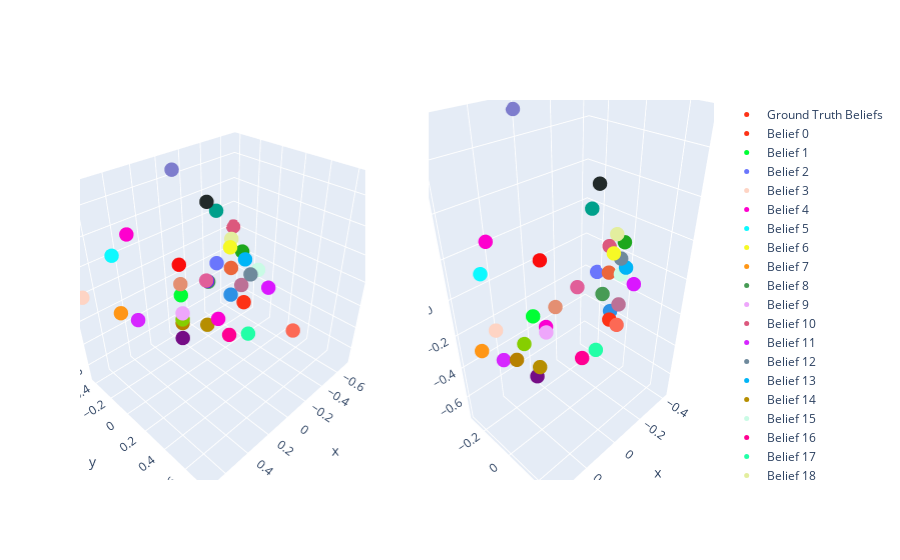

Notebook cell for this chart:
### Markdown cell above
## Visualization of regression results
We visualize the belief predictions in 3D, using the same PCA as before, and also do a 2D plot of the belief predictions.

### Code cell
belief_predictions_pca = vis_pca.transform(belief_predictions.reshape(-1, 5))

# now visualize in 3d
transformer_input_belief_indices_flattened = transformer_input_belief_indices.view(-1).cpu().numpy()
from plotly.subplots import make_subplots
from plotly import graph_objects as go

colors = px.colors.qualitative.Light24 + px.colors.qualitative.Dark24 + px.colors.qualitative.Plotly

fig = make_subplots(rows=1, cols=2, specs=[[{'type': 'scatter3d'}, {'type': 'scatter3d'}]])

# put the groundtruth simplex on the left
ground_truth_beliefs = list(msp_belief_index.keys())
ground_truth_belief_labels = list(msp_belief_index.values())
ground_truth_beliefs_pca = vis_pca.transform(ground_truth_beliefs)

fig.add_trace(go.Scatter3d(x=ground_truth_beliefs_pca[:, 0],
                           y=ground_truth_beliefs_pca[:, 1],
                           z=ground_truth_beliefs_pca[:, 2],
                           mode='markers',
                           marker=dict(size=5, color=[colors[i] for i in ground_truth_belief_labels], opacity=1),
                           name='Ground Truth Beliefs'),
              row=1, col=1)

# put the belief predictions on the right
for belief in msp_belief_index.keys():
    b = msp_belief_index[belief]
    relevant_indices = np.where(transformer_input_belief_indices_flattened == b)[0]
    relevant_data = belief_predictions_pca[relevant_indices]
    if len(relevant_data) > 0:
        centers_of_mass = np.mean(relevant_data, axis=0)
    
        fig.add_trace(go.Scatter3d(x=[centers_of_mass[0]],
                                y=[centers_of_mass[1]],
                                z=[centers_of_mass[2]],
                                mode='markers',
                                name=f'Belief {b}',
                                marker=dict(size=5, color=colors[b], opacity=1)),
                    row=1, col=2)
        
fig.show()

### Figure 1 — Plotly figure (JSON) as saved in the notebook; plotly's stock layout.template omitted (floating-point values rounded to 4 significant figures)
{"data": [{"marker": {"color": ["#FD3216", "#00FE35", "#6A76FC", "#FED4C4", "#FE00CE", "#0DF9FF", "#F6F926", "#FF9616", "#479B55", "#EEA6FB", "#DC587D", "#D626FF", "#6E899C", "#00B5F7", "#B68E00", "#C9FBE5", "#FF0092", "#22FFA7", "#E3EE9E", "#86CE00", "#BC7196", "#7E7DCD", "#FC6955", "#E48F72", "#2E91E5", "#E15F99", "#1CA71C", "#FB0D0D", "#DA16FF", "#222A2A", "#B68100", "#750D86", "#EB663B", "#511CFB", "#00A08B", "#FB00D1"], "opacity": 1, "size": 5}, "mode": "markers", "name": "Ground Truth Beliefs", "scene": "scene", "type": "scatter3d", "x": [-0.1768, 0.2357, -0.4714, 0.7071, 0.3536, 0.4714, -4.372e-16, 0.4714, -0.3536, 0.3536, -0.7071, 0.3536, -3.17e-16, -0.1768, 0.1768, -0.3536, -3.678e-16, -2.707e-16, -0.2357, 0.2828, -0.2828, -7.981e-16, -7.641e-17, 0.2828, -0.2357, 0.1768, -0.2828, 0.2357, -0.2357, -0.3536, 0.2357, -6.593e-16, -0.2357, -7.647e-17, -0.4714, 0.2357], "y": [0.2009, 0.01605, -0.3746, -0.4166, -0.3537, -0.3746, 0.2324, -0.3746, -0.3537, 0.1694, -0.4166, -0.3537, 0.4068, 0.2009, 0.2009, 0.1694, 0.2324, 0.4068, 0.01605, 0.0774, 0.0774, -0.2907, 0.7555, 0.0774, 0.01605, 0.2009, 0.0774, 0.01605, 0.3648, -0.3537, 0.01605, -0.2907, 0.01605, 0.01605, -0.3746, 0.3648], "z": [-0.1768, 4.17e-17, -0.2357, -5.328e-16, 0.3536, 0.2357, 0.3536, -0.2357, -0.3536, -2.734e-16, -5.363e-16, -0.3536, 0.2357, 0.1768, -0.1768, -2.751e-16, -0.3536, -0.2357, 0.2357, -0.1414, -0.1414, 0.7071, -1.388e-17, 0.1414, -0.2357, 0.1768, 0.1414, 0.2357, -1.88e-16, 0.3536, -0.2357, -0.7071, 2.782e-17, 2.782e-17, 0.2357, -1.869e-16]}, {"marker": {"color": "#FD3216", "opacity": 1, "size": 5}, "mode": "markers", "name": "Belief 0", "scene": "scene2", "type": "scatter3d", "x": [-0.1399], "y": [0.1152], "z": [-0.1742]}, {"marker": {"color": "#00FE35", "opacity": 1, "size": 5}, "mode": "markers", "name": "Belief 1", "scene": "scene2", "type": "scatter3d", "x": [0.2323], "y": [0.02255], "z": [0.002119]}, {"marker": {"color": "#6A76FC", "opacity": 1, "size": 5}, "mode": "markers", "name": "Belief 2", "scene": "scene2", "type": "scatter3d", "x": [-0.4117], "y": [-0.2078], "z": [-0.1855]}, {"marker": {"color": "#FED4C4", "opacity": 1, "size": 5}, "mode": "markers", "name": "Belief 3", "scene": "scene2", "type": "scatter3d", "x": [0.3867], "y": [-0.02096], "z": [-0.006268]}, {"marker": {"color": "#FE00CE", "opacity": 1, "size": 5}, "mode": "markers", "name": "Belief 4", "scene": "scene2", "type": "scatter3d", "x": [0.2795], "y": [-0.1823], "z": [0.2826]}, {"marker": {"color": "#0DF9FF", "opacity": 1, "size": 5}, "mode": "markers", "name": "Belief 5", "scene": "scene2", "type": "scatter3d", "x": [0.3605], "y": [-0.1206], "z": [0.1986]}, {"marker": {"color": "#F6F926", "opacity": 1, "size": 5}, "mode": "markers", "name": "Belief 6", "scene": "scene2", "type": "scatter3d", "x": [0.02948], "y": [0.2551], "z": [0.3091]}, {"marker": {"color": "#FF9616", "opacity": 1, "size": 5}, "mode": "markers", "name": "Belief 7", "scene": "scene2", "type": "scatter3d", "x": [0.3825], "y": [-0.1559], "z": [-0.2056]}, {"marker": {"color": "#479B55", "opacity": 1, "size": 5}, "mode": "markers", "name": "Belief 8", "scene": "scene2", "type": "scatter3d", "x": [-0.3947], "y": [-0.1485], "z": [-0.2926]}, {"marker": {"color": "#EEA6FB", "opacity": 1, "size": 5}, "mode": "markers", "name": "Belief 9", "scene": "scene2", "type": "scatter3d", "x": [0.255], "y": [0.1255], "z": [-0.00688]}, {"marker": {"color": "#DC587D", "opacity": 1, "size": 5}, "mode": "markers", "name": "Belief 10", "scene": "scene2", "type": "scatter3d", "x": [-0.41], "y": [-0.1301], "z": [0.005716]}, {"marker": {"color": "#D626FF", "opacity": 1, "size": 5}, "mode": "markers", "name": "Belief 11", "scene": "scene2", "type": "scatter3d", "x": [0.2811], "y": [-0.1497], "z": [-0.3241]}, {"marker": {"color": "#6E899C", "opacity": 1, "size": 5}, "mode": "markers", "name": "Belief 12", "scene": "scene2", "type": "scatter3d", "x": [-0.08047], "y": [0.2046], "z": [0.2181]}, {"marker": {"color": "#00B5F7", "opacity": 1, "size": 5}, "mode": "markers", "name": "Belief 13", "scene": "scene2", "type": "scatter3d", "x": [-0.1065], "y": [0.2124], "z": [0.1678]}, {"marker": {"color": "#B68E00", "opacity": 1, "size": 5}, "mode": "markers", "name": "Belief 14", "scene": "scene2", "type": "scatter3d", "x": [0.2835], "y": [0.1112], "z": [-0.1843]}, {"marker": {"color": "#C9FBE5", "opacity": 1, "size": 5}, "mode": "markers", "name": "Belief 15", "scene": "scene2", "type": "scatter3d", "x": [-0.2735], "y": [0.05983], "z": [-0.01201]}, {"marker": {"color": "#FF0092", "opacity": 1, "size": 5}, "mode": "markers", "name": "Belief 16", "scene": "scene2", "type": "scatter3d", "x": [0.05161], "y": [0.1283], "z": [-0.2784]}, {"marker": {"color": "#22FFA7", "opacity": 1, "size": 5}, "mode": "markers", "name": "Belief 17", "scene": "scene2", "type": "scatter3d", "x": [0.03185], "y": [0.19], "z": [-0.2018]}, {"marker": {"color": "#E3EE9E", "opacity": 1, "size": 5}, "mode": "markers", "name": "Belief 18", "scene": "scene2", "type": "scatter3d", "x": [-0.2053], "y": [0.07756], "z": [0.2304]}, {"marker": {"color": "#86CE00", "opacity": 1, "size": 5}, "mode": "markers", "name": "Belief 19", "scene": "scene2", "type": "scatter3d", "x": [0.2716], "y": [0.002003], "z": [-0.1351]}, {"marker": {"color": "#BC7196", "opacity": 1, "size": 5}, "mode": "markers", "name": "Belief 20", "scene": "scene2", "type": "scatter3d", "x": [-0.2301], "y": [0.09267], "z": [-0.1468]}, {"marker": {"color": "#7E7DCD", "opacity": 1, "size": 5}, "mode": "markers", "name": "Belief 21", "scene": "scene2", "type": "scatter3d", "x": [0.0125], "y": [-0.2945], "z": [0.7106]}, {"marker": {"color": "#FC6955", "opacity": 1, "size": 5}, "mode": "markers", "name": "Belief 22", "scene": "scene2", "type": "scatter3d", "x": [0.02851], "y": [0.2904], "z": [-0.00486]}, {"marker": {"color": "#E48F72", "opacity": 1, "size": 5}, "mode": "markers", "name": "Belief 23", "scene": "scene2", "type": "scatter3d", "x": [0.2465], "y": [0.1728], "z": [0.1383]}, {"marker": {"color": "#2E91E5", "opacity": 1, "size": 5}, "mode": "markers", "name": "Belief 24", "scene": "scene2", "type": "scatter3d", "x": [-0.2371], "y": [0.03841], "z": [-0.2202]}, {"marker": {"color": "#E15F99", "opacity": 1, "size": 5}, "mode": "markers", "name": "Belief 25", "scene": "scene2", "type": "scatter3d", "x": [0.1622], "y": [0.202], "z": [0.1998]}, {"marker": {"color": "#1CA71C", "opacity": 1, "size": 5}, "mode": "markers", "name": "Belief 26", "scene": "scene2", "type": "scatter3d", "x": [-0.2954], "y": [0.05196], "z": [0.1455]}, {"marker": {"color": "#FB0D0D", "opacity": 1, "size": 5}, "mode": "markers", "name": "Belief 27", "scene": "scene2", "type": "scatter3d", "x": [0.1791], "y": [0.0179], "z": [0.2417]}, {"marker": {"color": "#DA16FF", "opacity": 1, "size": 5}, "mode": "markers", "name": "Belief 28", "scene": "scene2", "type": "scatter3d", "x": [-0.2647], "y": [0.1442], "z": [-0.02265]}, {"marker": {"color": "#222A2A", "opacity": 1, "size": 5}, "mode": "markers", "name": "Belief 29", "scene": "scene2", "type": "scatter3d", "x": [-0.3591], "y": [-0.1651], "z": [0.3407]}, {"marker": {"color": "#B68100", "opacity": 1, "size": 5}, "mode": "markers", "name": "Belief 30", "scene": "scene2", "type": "scatter3d", "x": [0.2935], "y": [-0.02987], "z": [-0.2327]}, {"marker": {"color": "#750D86", "opacity": 1, "size": 5}, "mode": "markers", "name": "Belief 31", "scene": "scene2", "type": "scatter3d", "x": [-0.0009092], "y": [-0.2612], "z": [-0.7166]}, {"marker": {"color": "#EB663B", "opacity": 1, "size": 5}, "mode": "markers", "name": "Belief 32", "scene": "scene2", "type": "scatter3d", "x": [-0.2386], "y": [0.01651], "z": [-0.00697]}, {"marker": {"color": "#00A08B", "opacity": 1, "size": 5}, "mode": "markers", "name": "Belief 34", "scene": "scene2", "type": "scatter3d", "x": [-0.3998], "y": [-0.2455], "z": [0.1756]}, {"marker": {"color": "#FB00D1", "opacity": 1, "size": 5}, "mode": "markers", "name": "Belief 35", "scene": "scene2", "type": "scatter3d", "x": [0.2425], "y": [0.1113], "z": [0.004973]}], "layout": {"scene": {"domain": {"x": [0, 0.45], "y": [0, 1]}}, "scene2": {"domain": {"x": [0.55, 1], "y": [0, 1]}}}}
